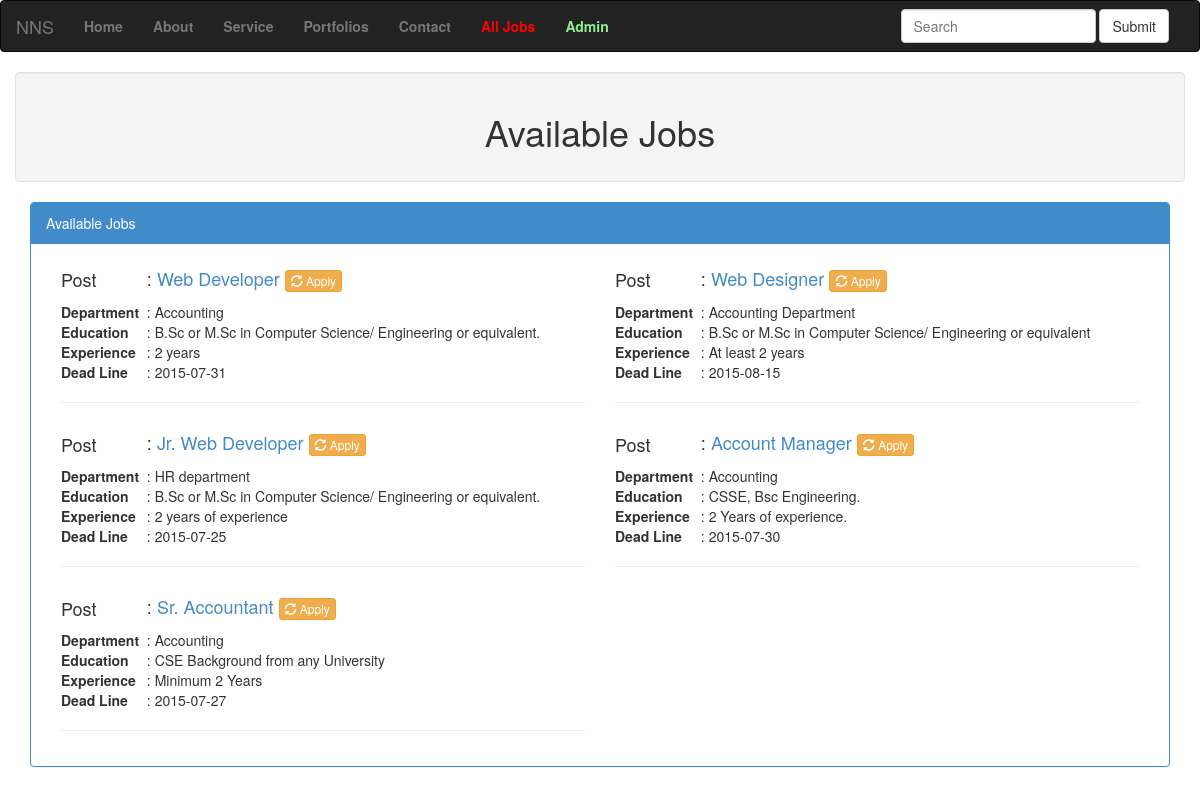
The page / on the database its author committed.
### tables this page shows
CREATE TABLE IF NOT EXISTS `job_posts` (
`id` int(11) NOT NULL,
  `department_id` int(11) NOT NULL,
  `job_title` varchar(50) NOT NULL,
  `requirement` text NOT NULL,
  `experience` varchar(50) NOT NULL,
  `education` text NOT NULL,
  `start_date` date NOT NULL,
  `end_date` date NOT NULL,
  `salary` varchar(12) NOT NULL
);

CREATE TABLE IF NOT EXISTS `departments` (
`id` int(11) NOT NULL,
  `department_name` varchar(50) NOT NULL
);

### application/controllers/Post_controller.php (called while the page is built, shortened)
<?php
class Post_controller extends CI_Controller {
	public function index(){
		$data['jobs']=$this->post_model->get_job();
		$this->load->view('post_view',$data);
	}
}

### index.php (called while the page is built, shortened)
<?php
require_once BASEPATH.'core/CodeIgniter.php';

### application/models/Post_model.php (called while the page is built, shortened)
<?php
class post_model extends CI_Model {
	public function get_job($id=false){
		if($id===false){
			$this->db->select('*');
			$this->db->from('departments');
			$this->db->join('job_posts', 'job_posts.department_id = departments.id');
			$query = $this->db->get();
			return $query->result();
		}
			$this->db->select('*');
			$this->db->from('departments');
			$this->db->join('job_posts', 'job_posts.department_id = departments.id');
			$this->db->where('job_posts.id', $id);
			$query = $this->db->get();
			return $query->row_array();
	}
}

### application/views/post_view.php (the view)
<?php include_once("header.php");?>
	<div class="well container"><h1 class="text-center">Available Jobs</h1></div>
	<div class="container">
		<div class="panel panel-primary">
		   <div class="panel-heading">
			Available Jobs
		   </div>
		   <div class="panel-body">
			<?php
				$format='Y-m-d';
				$today=DateTime::createFromFormat ($format,date('Y-m-d'));
				foreach($jobs as $job){
				$start_date	=	DateTime::createFromFormat($format,$job->start_date);
				$end_date	=	DateTime::createFromFormat($format,$job->end_date);
					if($today>=$start_date && $today<=$end_date){
			?>
			  <div class="col-md-6">
			  	<table>
				   <tr>
					  <td><h4>Post </h4></td><td><h4>: <a href="<?php echo site_url('post_controller/job_details/'.$job->id)?>"><?php echo $job->job_title;?></a> <a href="<?php echo site_url('post_controller/apply/'.$job->id);?>" class="btn btn-warning btn-xs"><span class="glyphicon glyphicon-refresh glyphicon-refresh-animate"></span> Apply</a></h4></td>
				   </tr>
				   <tr><td><b>Department &nbsp;</b> </td><td> : <?php echo $job->department_name;?></td></tr>
				   <tr>
					  <td><b>Education</b> </td> <td> : <?php echo $job->education;?></td>
				   </tr>
				   <tr><td><b>Experience</b> <td> : <?php echo $job->experience;?></td></tr>
				   <tr><td><b>Dead Line</b> <td> : <?php echo $job->end_date;?></td></tr>
				 </table>
				  <hr>
			</div>
				<?php }}?>
			</div>
		</div>
	</div>
<?php include_once("footer.php");?>

### application/views/header.php (shortened to what this page needs)
<!DOCTYPE html>
<html lang="en">
  <head>
	<link rel="stylesheet" type="text/css" href="<?php echo base_url()?>assets/css/bootstrap.css"/>
    <link rel="stylesheet" type="text/css" href="<?php echo base_url()?>assets/css/jquery.dataTables.css"/>
    <link rel="stylesheet" type="text/css" href="<?php echo base_url()?>assets/font-awesome/css/font-awesome.css"/>
	<link rel="stylesheet" type="text/css" href="<?php echo base_url()?>assets/css/jqueryui.css"/>
	<link rel="stylesheet" type="text/css" href="<?php echo base_url()?>assets/css/jquery-te-1.4.0.css"/>
	<link rel="stylesheet" type="text/css" href="<?php echo base_url()?>assets/css/datepicker.css"  media="all"/>
  </head>
  <body>
	<nav class="navbar navbar-inverse navbar">
	  <div class="container-fluid">
		<div class="navbar-header">
		  <a class="navbar-brand" href="#">NNS</a>
		</div>
		<div class="collapse navbar-collapse" id="bs-example-navbar-collapse-1">
		  <ul class="nav navbar-nav">
			<li><a href="<?php echo site_url('post_controller/')?>"><b>Home</b></a></li>
			<li><a href="#about"><b>About</b></a></li>
			<li><a href="#services"><b>Service</b></a></li>
			<li><a href="#portfolios"><b>Portfolios</b></a></li>
			<li><a href="#contact"><b>Contact</b></a></li>
			<li><a href="<?php echo site_url('post_controller')?>"><b><font color=red>All Jobs</font></b></a></li>
			<li><a href="<?php echo site_url('post_controller/admin')?>"><b><font color=lightgreen>Admin</font></b></a></li>
		  </ul>
		  <form class="navbar-form navbar-right" role="search">
			<div class="form-group">
			  <input type="text" class="form-control" placeholder="Search">
			</div>
			<button type="submit" class="btn btn-default">Submit</button>
		  </form>
		</div>
	  </div>
	</nav>

### application/views/footer.php (shortened to what this page needs)
</body>
</html>

### application/views/header.php (style rules this page uses)
.glyphicon-refresh-animate { -animation: spin .7s infinite linear; -webkit-animation: spin2 .7s infinite linear; -moz-animation: spin2 .7s infinite linear; }

### rows shown on the page
job_posts: job_title "Web Developer", department.department_name "Accounting", education "B.Sc or M.Sc in Computer Science/ Engineering or equivalent.", experience "2 years", end_date "2015-07-31"
job_posts: job_title "Web Designer", department.department_name "Accounting Department", education "B.Sc or M.Sc in Computer Science/ Engineering or equivalent", experience "At least 2 years", end_date "2015-08-15"
job_posts: job_title "Jr. Web Developer", department.department_name "HR department", education "B.Sc or M.Sc in Computer Science/ Engineering or equivalent.", experience "2 years of experience", end_date "2015-07-25"
job_posts: job_title "Account Manager", department.department_name "Accounting", education "CSSE, Bsc Engineering.", experience "2 Years of experience.", end_date "2015-07-30"
job_posts: job_title "Sr. Accountant", department.department_name "Accounting", education "CSE Background from any University", experience "Minimum 2 Years", end_date "2015-07-27"
